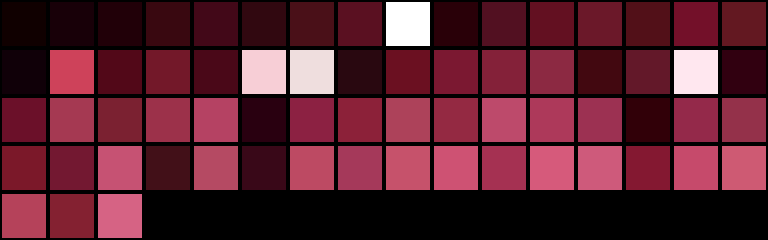

Write the Python code that produced this figure.
"""Lee los colores de estado_gba.png y genera paleta.png + paleta.txt (RGB888, hex y BGR555 de la GBA)."""
from PIL import Image, ImageDraw
img = Image.open(__import__("sys").argv[1] if len(__import__("sys").argv) > 1 else "estado_gba.png").convert("RGB")
cols = sorted(img.getcolors(4096), reverse=True)
lado, por_fila = 24, 16
filas = (len(cols) + por_fila - 1) // por_fila
sw = Image.new("RGB", (por_fila * lado, filas * lado), (0, 0, 0)); d = ImageDraw.Draw(sw)
lineas = ["#  n_pix  RGB            hex      GBA(BGR555)"]
for i, (n, (r, g, b)) in enumerate(cols):
    x, y = (i % por_fila) * lado, (i // por_fila) * lado
    d.rectangle([x + 1, y + 1, x + lado - 2, y + lado - 2], fill=(r, g, b))
    gba = (b >> 3) << 10 | (g >> 3) << 5 | (r >> 3)
    lineas.append(f"{i:<3}{n:>6}  ({r:3},{g:3},{b:3})  #{r:02x}{g:02x}{b:02x}  0x{gba:04X}")
sw.resize((sw.width * 2, sw.height * 2), Image.NEAREST).save("paleta.png")
open("paleta.txt", "w").write("\n".join(lineas) + "\n")
print(len(cols), "colores")
